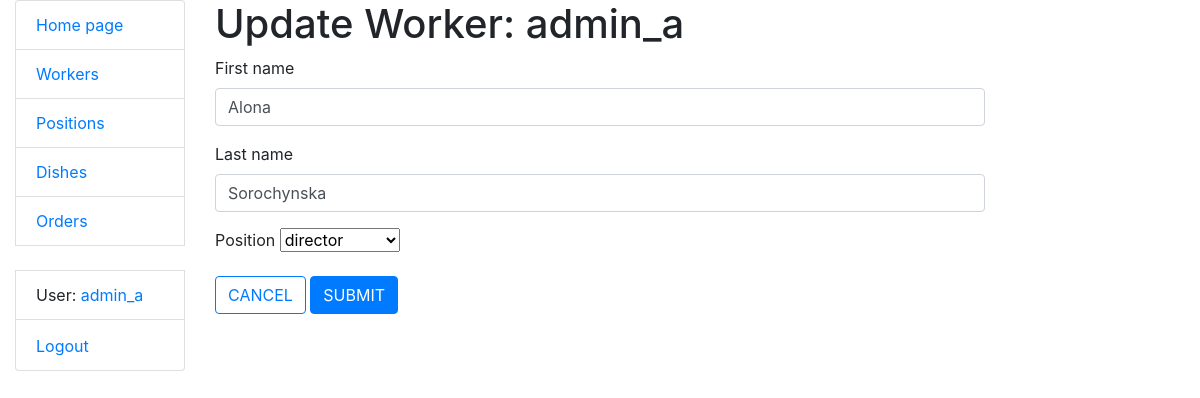
Screenshot of /workers/1/update/ (signed in) with the database file from the repository.
### kitchen/models.py (models this page shows, shortened)
class Worker(AbstractUser):
    position = models.ForeignKey("Position", on_delete=models.CASCADE,
                                 null=True, blank=True, related_name="workers")
    class Meta:
        verbose_name = "worker"
        verbose_name_plural = "workers"
    def get_absolute_url(self):
        return reverse("kitchen:worker-detail", kwargs={"pk": self.pk})

### kitchen/views.py (the view)
# urls.py: path("workers/<int:pk>/update/", WorkerUpdateView.as_view(), name="worker-update"),
class WorkerUpdateView(LoginRequiredMixin, LeadPositionRequiredMixin, generic.UpdateView):
    model = Worker
    form_class = WorkerUpdateForm
    success_url = reverse_lazy("kitchen:worker-list")

### kitchen/forms.py
class WorkerUpdateForm(forms.ModelForm):
    class Meta:
        model = Worker
        fields = ("first_name", "last_name", "position")

### kitchen/mixins.py (called while the page is built)
    def dispatch(self, request, *args, **kwargs):
        if not request.user.position.lead_position:
            raise PermissionDenied
        return super().dispatch(request, *args, **kwargs)

### kitchen/models.py (called while the page is built)
    def __str__(self):
        return self.name

### templates/kitchen/worker_form.html (shortened to what this page needs)
{% extends "base.html" %}
{% load crispy_forms_filters %}
{% block content %}
  <h1>{{ object|yesno:"Update,Create" }} Worker: {{ worker.username }}</h1>
  <form action="" method="post" novalidate>
    {{ form|crispy }}
    <a href="{% url 'kitchen:worker-list' %}" class="btn btn-outline-primary">CANCEL</a>
    <input type="submit" value="SUBMIT" class="btn btn-primary">
  </form>
{% endblock %}

### templates/includes/sidebar.html (shortened to what this page needs)
<ul class="sidebar-nav list-group">
  <li class="list-group-item"><a href="{% url "kitchen:index" %}">Home page</a></li>
  <li class="list-group-item"><a href="{% url "kitchen:worker-list" %}">Workers</a></li>
  <li class="list-group-item"><a href="{% url "kitchen:position-list" %}">Positions</a></li>
  <li class="list-group-item"><a href="{% url "kitchen:dish-list" %}">Dishes</a></li>
  <li class="list-group-item"><a href="{% url "kitchen:order-list" %}">Orders</a></li>
  <br>
  {% if user.is_authenticated %}
    <li class="list-group-item">User: <a href="{{ user.get_absolute_url }}">{{ user.get_username }}</a></li>
    <li class="list-group-item">
      <form id="logout-form" action="{% url 'logout' %}" method="post" style="display: inline;">
        <button type="submit" class="btn btn-link" style="padding: 0; border: none; background: none;">Logout</button>
      </form>
    </li>
  {% else %}
    <li class="list-group-item"><a href="{% url 'login' %}?next={{ request.path }}">Login</a></li>
  {% endif %}
</ul>

### rows the page displays
Worker: get_username "admin_a", username "admin_a", first_name "Alona", last_name "Sorochynska", position "director"

### other values shown
{{ object|yesno:"Update,Create" }} "Update"
